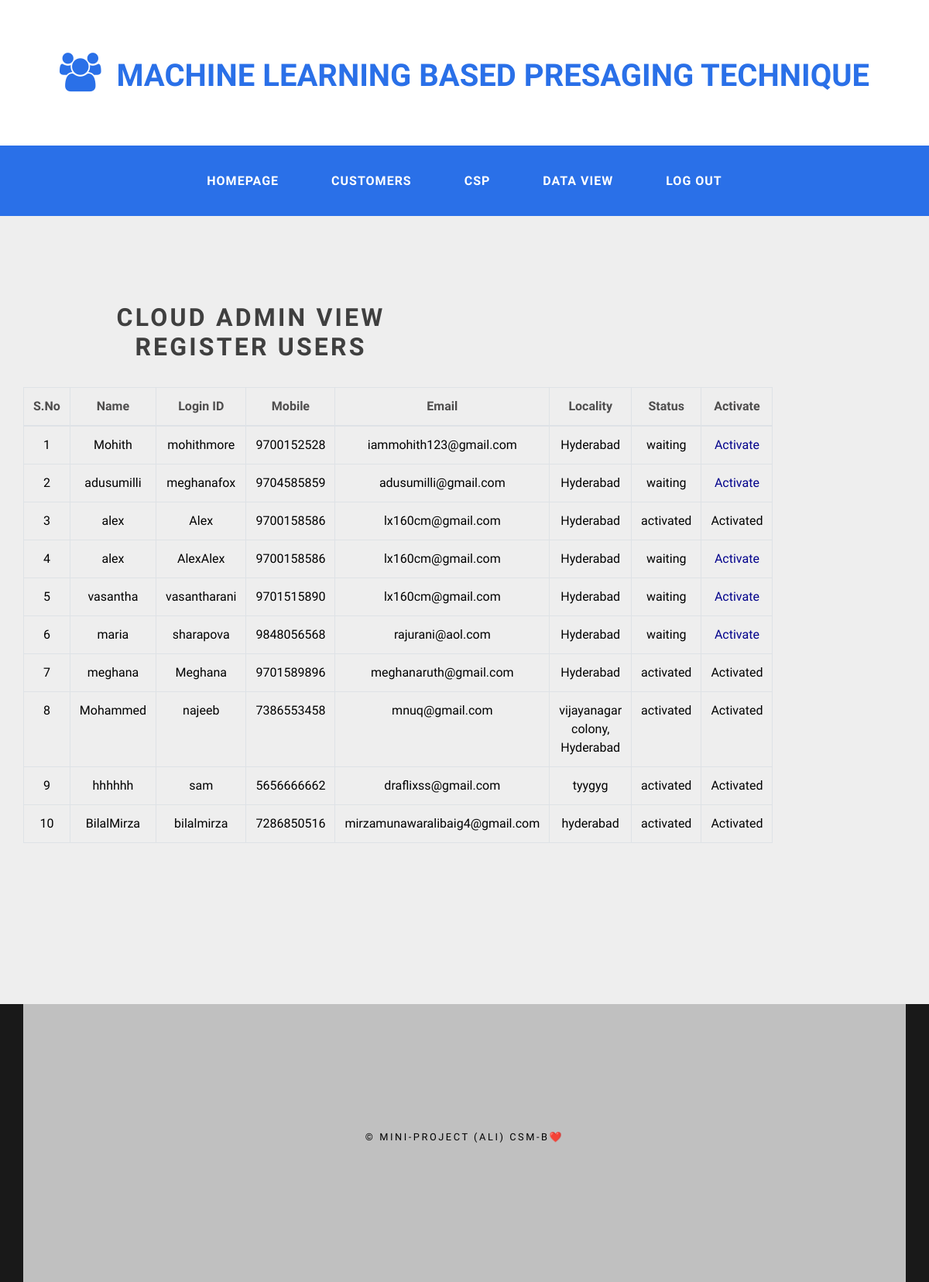
The page /CloudCustomers/ on the database its author committed.
### PresagingTechnique/models.py (models this page shows, shortened)
class CustomerRegistrationModel(models.Model):
    name = models.CharField(max_length=100)
    loginid = models.CharField(unique=True,max_length=100)
    password = models.CharField(max_length=100)
    mobile = models.CharField(max_length=100)
    email = models.CharField(max_length=100)
    locality = models.CharField(max_length=100)
    address = models.CharField(max_length=1000)
    city = models.CharField(max_length=100)
    state = models.CharField(max_length=100)
    status  = models.CharField(max_length=100)
    class Meta:
        db_table='Customers'

### cloud/views.py (the view)
# urls.py: path('CloudCustomers/',cloud.CloudCustomers,name='CloudCustomers'),
def CloudCustomers(request):
    cust = CustomerRegistrationModel.objects.all()
    return render(request,'clouds/CloudCust.html',{'cust':cust})

### assets/templates/clouds/CloudCust.html (shortened to what this page needs)
{% extends 'clouds/CloudBase.html'%} {%load static%} {%block contents%}
<div id="page-wrapper">
  <div class="container" id="page">
    <div id="content">
      <div class="title">
        <h2>Cloud Admin View Register Users</h2>
      </div>
      <table class="table table-bordered">
        <thead>
          <tr>
            <th>S.No</th>
            <th>Name</th>
            <th>Login ID</th>
            <th>Mobile</th>
            <th>Email</th>
            <th>Locality</th>
            <th>Status</th>
            <th>Activate</th>
          </tr>
        </thead>
        <tbody>
          {% for i in cust %}
          <tr style="color: Black">
            <td>{{forloop.counter}}</td>
            <td>{{i.name}}</td>
            <td>{{i.loginid}}</td>
            <td>{{i.mobile}}</td>
            <td>{{i.email}}</td>
            <td>{{i.locality}}</td>
            <td>{{i.status}}</td>
            {% if i.status == 'waiting' %}
            <td>
              <a
                class="btn-link"
                href="/CloudActivateUsers/?uid={{ i.id }}"
                style="color: DARKBLUE"
                >Activate</a
              >
            </td>
            {% else %}
            <td>Activated</td>
            {% endif %}
          </tr>
          {% endfor %}
        </tbody>
      </table>
      <p class="byline"></p>
    </div>
  </div>
</div>
{%endblock%}

### assets/static/default.css (style rules this page uses)
* { padding: 0; margin: 0; }
body { margin: 0px; padding: 0px; background: #191919; font-family: 'Source Sans Pro', sans-serif; font-size: 12pt; font-weight: 400; color: #4E4D4D; }
h1, h2, h3 { margin: 0; padding: 0; }
p, ol, ul { margin-top: 0; }
p { line-height: 180%; padding: 80px; }
a { color: #383838; }
.title { text-align: center; }
.title h2 { letter-spacing: 0.10em; text-transform: uppercase; font-weight: 700; color: #3f3f3f; }
#page-wrapper { background: #EEEEEE; }
#page { overflow: hidden; padding: 6em 0em; }
#content { float: left; width: 588px; text-align: center; }
#content .title { padding: 1em 2em 2em 2em; text-align: center; }
#content h2 { font-size: 2em; }
#content .byline { padding-top: 0; font-size: 1.5em; }

### rows shown on the page
CustomerRegistrationModel: name "Mohith", loginid "mohithmore", mobile "9700152528", email "iammohith123@gmail.com", locality "Hyderabad", status "waiting"
CustomerRegistrationModel: name "adusumilli", loginid "meghanafox", mobile "9704585859", email "adusumilli@gmail.com", locality "Hyderabad", status "waiting"
CustomerRegistrationModel: name "alex", loginid "Alex", mobile "9700158586", email "lx160cm@gmail.com", locality "Hyderabad", status "activated", shows "Activated"
CustomerRegistrationModel: name "alex", loginid "AlexAlex", mobile "9700158586", email "lx160cm@gmail.com", locality "Hyderabad", status "waiting"
CustomerRegistrationModel: name "vasantha", loginid "vasantharani", mobile "9701515890", email "lx160cm@gmail.com", locality "Hyderabad", status "waiting"
CustomerRegistrationModel: name "maria", loginid "sharapova", mobile "9848056568", email "rajurani@aol.com", locality "Hyderabad", status "waiting"
CustomerRegistrationModel: name "meghana", loginid "Meghana", mobile "9701589896", email "meghanaruth@gmail.com", locality "Hyderabad", status "activated", shows "Activated"
CustomerRegistrationModel: name "Mohammed", loginid "najeeb", mobile "7386553458", email "mnuq@gmail.com", locality "vijayanagar colony, Hyderabad", status "activated", shows "Activated"
CustomerRegistrationModel: name "hhhhhh", loginid "sam", mobile "5656666662", email "draflixss@gmail.com", locality "tyygyg", status "activated", shows "Activated"
CustomerRegistrationModel: name "BilalMirza", loginid "bilalmirza", mobile "7286850516", email "mirzamunawaralibaig4@gmail.com", locality "hyderabad", status "activated", shows "Activated"
